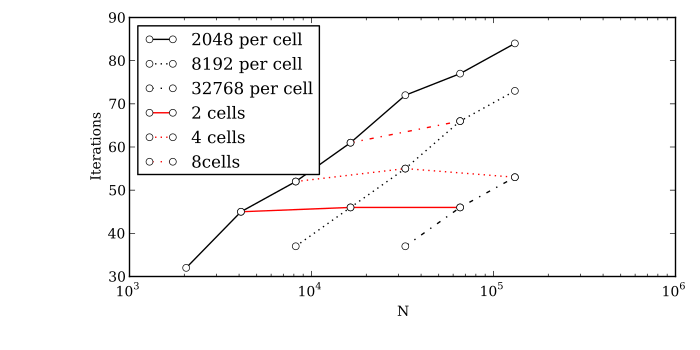

Write Python code to recreate this figure.
import os
import numpy as np
from numpy import *
from matplotlib import *
from matplotlib.pyplot import *
from matplotlib.backends.backend_pdf import PdfFile, PdfPages, FigureCanvasPdf
import sys
import math

# set up data
N = array([128, 512, 2048, 8192, 32768, 32768*4])

N_2048 = array([2048, 2048*2, 2048*4, 2048*8, 2048*16, 2048*32, 2048*64])
cells_2048 = array([32, 45, 52, 61, 72, 77, 84])

N_8192 = array([8192, 8192*2, 8192*4, 8192*8, 8192*16])
cells_8192 = array([37, 46, 55, 66, 73])

N_32768 = array([32768, 65536, 32768*4])
cells_32768 = array([37, 46, 53])

N_2cells = array([4096, 16384, 65536])
it_2cells = array([45, 46, 46])

N_4cells = array([8192, 32768, 131072])
it_4cells = array([52, 55, 53])

N_8cells = array([16384, 65536])
it_8cells = array([61, 66])

# set up plot
font = {'family':'serif','size':10}
fig = Figure(figsize=(7,4), dpi=80)
ax = fig.add_subplot(111)

# plot log-log
bar1 = ax.semilogx(N_2048,cells_2048,c='k',marker='o', ls='-', mfc='w', ms=5, label='')
bar2 = ax.semilogx(N_8192,cells_8192,c='k',marker='o', ls=':', mfc='w', ms=5, label='')
bar3 = ax.semilogx(N_32768,cells_32768,c='k',marker='o', ls='-.', mfc='w', ms=5, label='')
bar4 = ax.semilogx(N_2cells,it_2cells,c='r',marker='o', ls='-', mfc='w', ms=5, label='')
bar5 = ax.semilogx(N_4cells,it_4cells,c='r',marker='o', ls=':', mfc='w', ms=5, label='')
bar6 = ax.semilogx(N_8cells,it_8cells,c='r',marker='o', ls='-.', mfc='w', ms=5, label='')
rc('font',**font)

# axis labels
ax.set_ylabel('Iterations', fontsize=10)
ax.set_xlabel('N', fontsize=10)
ax.legend( (bar1[0],bar2[0],bar3[0],bar4[0],bar5[0],bar6[0]), ('2048 per cell','8192 per cell','32768 per cell','2 cells','4 cells','8cells'),loc=2)
fig.subplots_adjust(left=0.185, bottom=0.21, right=0.965, top=0.95)
canvas = FigureCanvasPdf(fig)



# plot to pdf
canvas.print_figure('EthrocyteMultipleCellIterations.pdf',dpi=80)
